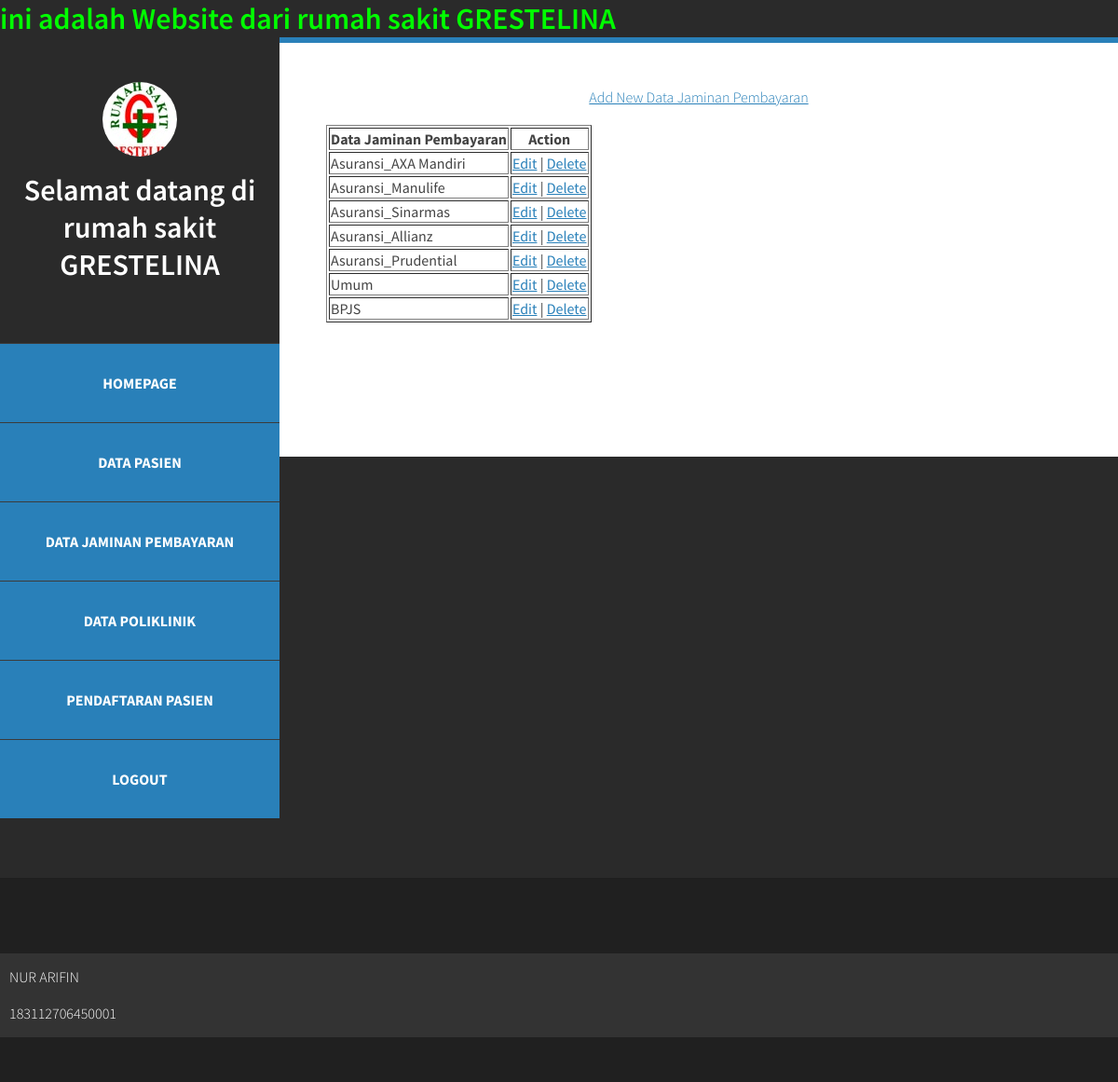
The app's page /jaminan.php with its own data.
### tables this page shows
CREATE TABLE `jaminan` (
  `id` int(11) NOT NULL,
  `jaminan` varchar(20) NOT NULL
);

### jaminan.php (the view, shortened to what this page needs)
<html>
<head>
    <link href="default.css" rel="stylesheet" type="text/css" media="all" />
    <link href="fonts.css" rel="stylesheet" type="text/css" media="all" />
</head>
<body>
    <?php
    include_once("config.php");
    $result = mysqli_query($mysqli, "SELECT * FROM jaminan ORDER BY id DESC");
    ?>
    <div id="page" class="container">
        <div class="header1">
            <marquee scrollamount="">
                <h1>ini adalah Website dari rumah sakit GRESTELINA</h1>
            </marquee>
        </div>
        <div id="header">
            <div id="logo">
                <img src="images/rs.jpg" alt="" />
                <h1><a href="#">Selamat datang di rumah sakit GRESTELINA</a></h1>
            </div>
            <div id="menu">
                <ul>
                    <li class="current_page_item"><a href="index.php" accesskey="1" title="">Homepage</a></li>
                    <li class="current_page_item"><a href="daftar.php" accesskey="2" title="">Data Pasien</a></li>
                    <li class="current_page_item"><a href="jaminan.php" accesskey="3" title="">Data Jaminan Pembayaran</a></li>
                    <li class="current_page_item"><a href="poliklinik.php" accesskey="4" title="">Data Poliklinik</a></li>
                    <li class="current_page_item"><a href="add.php" accesskey="5" title="">Pendaftaran Pasien</a></li>
                    <li class="current_page_item"><a href="logout.php" accesskey="6" title="">Logout</a></li>
                </ul>
            </div>
        </div>
        <div id="main">
            <div id="banner">
                <body>
                    <a href="add_jaminan.php">Add New Data Jaminan Pembayaran</a><br><br>
                    <table border="1">
                        <tr>
                            <th>Data Jaminan Pembayaran</th>
                            <th>Action</th>
                        </tr>
                        <?php
                    while ($user_data = mysqli_fetch_array($result)) {
                        echo "<tr>";
                        echo "<td>" . $user_data['jaminan'] . "</td>";
                        echo "<td><a href='edit_jaminan.php?id=$user_data[id]'>Edit</a> | <a href='Delete_jaminan.php?id=$user_data[id]'>Delete</a></td>";
                        echo "</tr>";
                    }
                        ?>
                    </table>
                </body>
            </div>
        </div>
    </div>
</body>
<div id="featured">
    <div class="title">
        <div id="footer">
            <span>NUR ARIFIN</span>
            <p>183112706450001</p>
        </div>
    </div>
</html>

### default.css (style rules this page uses)
html, body { height: 100%; }
body { margin: 0px; padding: 0px; background: #202020; font-family: 'Source Sans Pro', sans-serif; font-size: 12pt; font-weight: 300; color: #444444; }
h1, h2, h3 { margin: 0; padding: 0; font-weight: 600; color: #333333; }
p, ol, ul { margin-top: 0; }
ol, ul { padding: 0; list-style: none; }
p { line-height: 180%; }
a { color: #2980b9; }
.container { overflow: hidden; margin: 0em auto; width: 1200px; }
.title { margin-bottom: 3em; }
h1,header1 { color: #00FF00; }
#header { position: relative; float: left; width: 300px; padding: 3em 0em; }
#footer { width: 100%; height: 90px; padding-left: 10px; line-height: 50px; background: #333; color: #fff; position: 1000px; }
#logo { text-align: center; margin-bottom: 4em; }
#logo h1 { display: block; }
#logo a { text-decoration: none; color: #FFF; }
#logo img { display: inline-block; margin-bottom: 1em; border-radius: 50%; }
#menu li { border-top: 1px solid rgba(255,255,255,0.08); }
#menu li a, #menu li span { display: block; padding: 2em 1.5em; text-align: center; text-decoration: none; text-transform: uppercase; font-weight: 700; color: rgba(255,255,255,0.5); }
#menu .current_page_item a { background: #2980b9; color: rgba(255,255,255,1); }
#banner { margin-bottom: 4em; }
#page { background: #2a2a2a; }
#main { overflow: hidden; float: right; width: 800px; padding: 3em 50px 5em 50px; background: #FFF; border-top: 6px solid #2980b9; text-align: center; }
#featured { overflow: hidden; margin-bottom: 3em; padding-top: 5em; border-top: 1px solid rgba(0,0,0,0.08); }

### records on screen
jaminan: jaminan "Asuransi_AXA Mandiri"
jaminan: jaminan "Asuransi_Manulife"
jaminan: jaminan "Asuransi_Sinarmas"
jaminan: jaminan "Asuransi_Allianz"
jaminan: jaminan "Asuransi_Prudential"
jaminan: jaminan "Umum"
jaminan: jaminan "BPJS"
